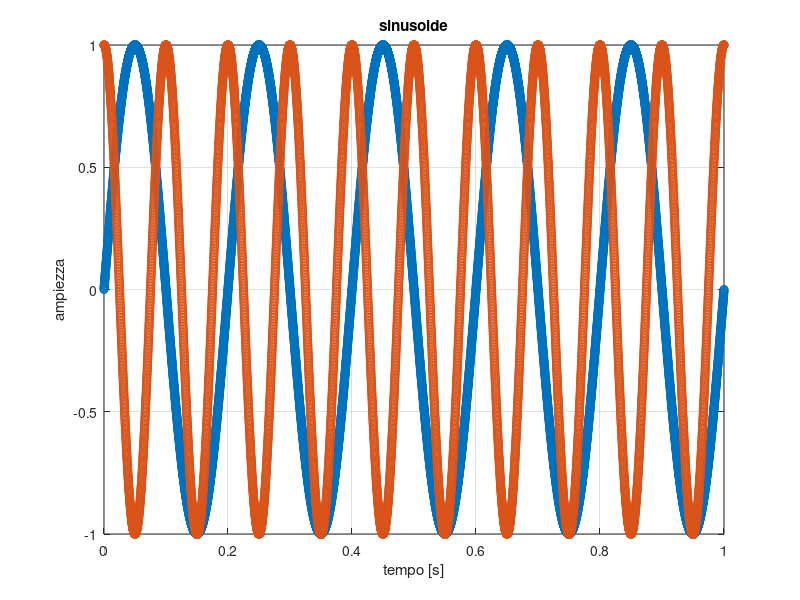

Write the MATLAB code that produced this figure.
a = 1;
b = 2;

c1 = a + b;
c2 = a - b;
c3 = a * b;
c4 = a / b;
c5 = a^b;
c6 = sqrt(b);

disp(1);
disp(c4);

stringa_prodotto = "il prodotto tra a e b è: %2.3f";
fprintf(stringa_prodotto, c3);

%%
clear all
clc

a = 1 + i;
b = 3 + 4i;
c = complex(10, 11);
d = exp(i*pi/4);
e = i^2;
f = sqrt(-1);

somma = a + b;
modulo_a = abs(a);
fase_a = angle(a);
coniugato_a = conj(a);
reale_d = real(d);
immaginaria_d = imag(d);

%%
clear all
clc

a = 57;
b = 30;

if(a == b)
    fprintf("a e b sono uguali");
else
    fprintf("a e b sono diversi");
end

% if(a > b)
%     fprintf("a maggiore di b");
% else if (a < b)
%     fprintf("a minore di b");
% else 
%     fprintf("a uguale a b");
% end

% if(mod(a,2))==0)
%     fprintf("\na è pari");
% end

if(a > 10 & b > 10)
    fprintf("\n sia a che be sono maggiori di 10")
end

%%
clc
clear all

n = 5;
s = 0;
i = 1;
step = 1;

for z=1:step:n
    s = s + 10;
    fprintf("iterazione n° %d, s = %2.1f \n", i, s);
    i = i + 1;
end

%%
n = 5;
s = 0;
i = 1;
z = 1;
step = 1;

while (z <= n)
    s = s + 10;
    fprintf("Iterazione n° %d, s = %1.2f \n", i, s);
    i = i + 1;
    z = z + step;
end

%%
clc 
clear all

v = [10,20,30,40]; %i vettori partono dall'indice 1
disp(v(1));
disp(v(end));
disp(v(2:end));

m = [10,20, 30; 40, 50, 60; 70, 80, 90]; %per cambiare riga della matrice mettere ";"
disp(m);
disp(m(1,3));

disp(m(1,:));
disp(m(:,3));

%%
clc
clear all

f1 = 5; %Hz
f2 = 10; %Hz
t_inizio = 0;%s
t_fine = 1;%s

fs = 10000;
ts = 1 / fs;

t = [t_inizio:ts:t_fine]; %crea un vettore da t_inizio a t_fine, incrementando t_inizio ogni volta di ts fino a t_fine
y1 = sin(2*pi*f1*t);
y2 = cos(2*pi*f2*t);

figure;
plot(t, y1, 'o')
xlabel("tempo [s]");%nomina gli assi
ylabel("ampiezza");
title("sinusoide");
grid on %mette le griglie
hold on % sovrappone i due grafici nella stessa figura
plot(t, y2, 'o')

